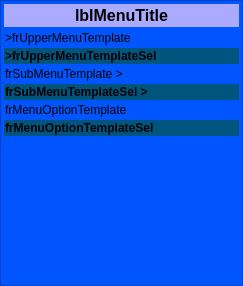
<?xml version="1.0" encoding="UTF-8"?>
<ui version="4.0">
 <class>mainWidget</class>
 <widget class="QWidget" name="mainWidget">
  <property name="geometry">
   <rect>
    <x>0</x>
    <y>0</y>
    <width>243</width>
    <height>286</height>
   </rect>
  </property>
  <property name="windowTitle">
   <string>Form</string>
  </property>
  <property name="styleSheet">
   <string>background-color: rgb(0, 85, 255);</string>
  </property>
  <layout class="QVBoxLayout" name="verticalLayout_3">
   <property name="spacing">
    <number>0</number>
   </property>
   <property name="margin">
    <number>0</number>
   </property>
   <item>
    <widget class="QFrame" name="frMainFrame">
     <property name="frameShape">
      <enum>QFrame::StyledPanel</enum>
     </property>
     <property name="frameShadow">
      <enum>QFrame::Sunken</enum>
     </property>
     <layout class="QVBoxLayout" name="verticalLayout_2">
      <property name="spacing">
       <number>3</number>
      </property>
      <property name="margin">
       <number>3</number>
      </property>
      <item>
       <widget class="QFrame" name="frTitle">
        <property name="sizePolicy">
         <sizepolicy hsizetype="Preferred" vsizetype="Preferred">
          <horstretch>0</horstretch>
          <verstretch>0</verstretch>
         </sizepolicy>
        </property>
        <property name="styleSheet">
         <string>
QFrame{background-color: rgb(170, 170, 255);} 
QLabel {background-color: rgb(170, 170, 255);}</string>
        </property>
        <property name="frameShape">
         <enum>QFrame::NoFrame</enum>
        </property>
        <property name="frameShadow">
         <enum>QFrame::Plain</enum>
        </property>
        <layout class="QHBoxLayout" name="horizontalLayout_7">
         <property name="spacing">
          <number>0</number>
         </property>
         <property name="margin">
          <number>2</number>
         </property>
         <item>
          <widget class="QLabel" name="lblMenuTitle">
           <property name="font">
            <font>
             <pointsize>12</pointsize>
             <weight>75</weight>
             <bold>true</bold>
            </font>
           </property>
           <property name="text">
            <string>lblMenuTitle</string>
           </property>
           <property name="alignment">
            <set>Qt::AlignCenter</set>
           </property>
          </widget>
         </item>
        </layout>
       </widget>
      </item>
      <item>
       <widget class="QFrame" name="wdgMenu">
        <property name="sizePolicy">
         <sizepolicy hsizetype="Preferred" vsizetype="Preferred">
          <horstretch>0</horstretch>
          <verstretch>1</verstretch>
         </sizepolicy>
        </property>
        <property name="styleSheet">
         <string>QFrame{border: 0px solid blue;}
QLabel {border: 0px solid black; font: 75 10pt &quot;MS Shell Dlg 2&quot;;}
</string>
        </property>
        <property name="frameShape">
         <enum>QFrame::NoFrame</enum>
        </property>
        <property name="frameShadow">
         <enum>QFrame::Plain</enum>
        </property>
        <layout class="QVBoxLayout" name="verticalLayout">
         <property name="spacing">
          <number>2</number>
         </property>
         <property name="margin">
          <number>0</number>
         </property>
         <item>
          <widget class="QFrame" name="frUpperMenuTemplate">
           <property name="styleSheet">
            <string>QFrame{	border: 0px solid black;} QLabel {border: 0px solid black;}</string>
           </property>
           <property name="frameShape">
            <enum>QFrame::StyledPanel</enum>
           </property>
           <property name="frameShadow">
            <enum>QFrame::Raised</enum>
           </property>
           <layout class="QHBoxLayout" name="horizontalLayout_3">
            <property name="spacing">
             <number>1</number>
            </property>
            <property name="margin">
             <number>1</number>
            </property>
            <item>
             <widget class="QLabel" name="label_3">
              <property name="styleSheet">
               <string/>
              </property>
              <property name="text">
               <string>&gt;frUpperMenuTemplate</string>
              </property>
             </widget>
            </item>
           </layout>
          </widget>
         </item>
         <item>
          <widget class="QFrame" name="frUpperMenuTemplateSel">
           <property name="styleSheet">
            <string>QFrame{	background-color: rgb(0, 85, 127);
 	font:bold;
}
QLabel {border: 0px solid black;
background-color: rgb(0, 85, 127);}
</string>
           </property>
           <property name="frameShape">
            <enum>QFrame::Box</enum>
           </property>
           <property name="frameShadow">
            <enum>QFrame::Plain</enum>
           </property>
           <layout class="QHBoxLayout" name="horizontalLayout_4">
            <property name="spacing">
             <number>1</number>
            </property>
            <property name="margin">
             <number>1</number>
            </property>
            <item>
             <widget class="QLabel" name="label_4">
              <property name="styleSheet">
               <string/>
              </property>
              <property name="text">
               <string>&gt;frUpperMenuTemplateSel</string>
              </property>
             </widget>
            </item>
           </layout>
          </widget>
         </item>
         <item>
          <widget class="QFrame" name="frSubMenuTemplate">
           <property name="styleSheet">
            <string>QFrame{	border: 0px solid black;} QLabel {border: 0px solid black;}</string>
           </property>
           <property name="frameShape">
            <enum>QFrame::StyledPanel</enum>
           </property>
           <property name="frameShadow">
            <enum>QFrame::Raised</enum>
           </property>
           <layout class="QHBoxLayout" name="horizontalLayout">
            <property name="spacing">
             <number>1</number>
            </property>
            <property name="margin">
             <number>1</number>
            </property>
            <item>
             <widget class="QLabel" name="label">
              <property name="text">
               <string>frSubMenuTemplate &gt;</string>
              </property>
             </widget>
            </item>
           </layout>
          </widget>
         </item>
         <item>
          <widget class="QFrame" name="frSubMenuTemplateSel">
           <property name="styleSheet">
            <string>QFrame{	background-color: rgb(0, 85, 127);
 	font:bold;
}
QLabel {border: 0px solid black;
background-color: rgb(0, 85, 127);}
</string>
           </property>
           <property name="frameShape">
            <enum>QFrame::StyledPanel</enum>
           </property>
           <property name="frameShadow">
            <enum>QFrame::Raised</enum>
           </property>
           <layout class="QHBoxLayout" name="horizontalLayout_5">
            <property name="spacing">
             <number>1</number>
            </property>
            <property name="margin">
             <number>1</number>
            </property>
            <item>
             <widget class="QLabel" name="label_5">
              <property name="text">
               <string>frSubMenuTemplateSel &gt;</string>
              </property>
             </widget>
            </item>
           </layout>
          </widget>
         </item>
         <item>
          <widget class="QFrame" name="frMenuOptionTemplate">
           <property name="styleSheet">
            <string>QFrame{	border: 0px solid black;} QLabel {border: 0px solid black;}
</string>
           </property>
           <property name="frameShape">
            <enum>QFrame::Box</enum>
           </property>
           <property name="frameShadow">
            <enum>QFrame::Plain</enum>
           </property>
           <layout class="QHBoxLayout" name="horizontalLayout_2">
            <property name="spacing">
             <number>1</number>
            </property>
            <property name="margin">
             <number>1</number>
            </property>
            <item>
             <widget class="QLabel" name="label_2">
              <property name="text">
               <string>frMenuOptionTemplate</string>
              </property>
             </widget>
            </item>
           </layout>
          </widget>
         </item>
         <item>
          <widget class="QFrame" name="frMenuOptionTemplateSel">
           <property name="styleSheet">
            <string>QFrame{	background-color: rgb(0, 85, 127);
 	font:bold;
}
QLabel {border: 0px solid black;
background-color: rgb(0, 85, 127);}
</string>
           </property>
           <property name="frameShape">
            <enum>QFrame::StyledPanel</enum>
           </property>
           <property name="frameShadow">
            <enum>QFrame::Raised</enum>
           </property>
           <layout class="QHBoxLayout" name="horizontalLayout_6">
            <property name="spacing">
             <number>1</number>
            </property>
            <property name="margin">
             <number>1</number>
            </property>
            <item>
             <widget class="QLabel" name="label_6">
              <property name="text">
               <string>frMenuOptionTemplateSel</string>
              </property>
             </widget>
            </item>
           </layout>
          </widget>
         </item>
         <item>
          <spacer name="verticalSpacer">
           <property name="orientation">
            <enum>Qt::Vertical</enum>
           </property>
           <property name="sizeHint" stdset="0">
            <size>
             <width>20</width>
             <height>38</height>
            </size>
           </property>
          </spacer>
         </item>
        </layout>
       </widget>
      </item>
     </layout>
    </widget>
   </item>
  </layout>
 </widget>
 <resources/>
 <connections/>
</ui>
